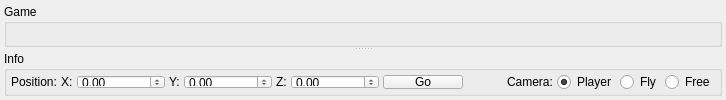
      <widget class="QWidget" name="widget_display" native="true">
       <property name="minimumSize">
        <size>
         <width>0</width>
         <height>0</height>
        </size>
       </property>
       <layout class="QVBoxLayout" name="verticalLayout_9">
        <property name="spacing">
         <number>4</number>
        </property>
        <property name="margin">
         <number>4</number>
        </property>
        <item>
         <widget class="QSplitter" name="splitter_9">
          <property name="orientation">
           <enum>Qt::Vertical</enum>
          </property>
          <widget class="QGroupBox" name="groupBox_game">
           <property name="minimumSize">
            <size>
             <width>0</width>
             <height>0</height>
            </size>
           </property>
           <property name="title">
            <string>Game</string>
           </property>
           <layout class="QHBoxLayout" name="horizontalLayout_17">
            <property name="margin">
             <number>2</number>
            </property>
           </layout>
          </widget>
          <widget class="QGroupBox" name="groupBox_view">
           <property name="maximumSize">
            <size>
             <width>16777215</width>
             <height>45</height>
            </size>
           </property>
           <property name="title">
            <string>Info</string>
           </property>
           <layout class="QGridLayout" name="gridLayout_6">
            <property name="margin">
             <number>4</number>
            </property>
            <property name="spacing">
             <number>4</number>
            </property>
            <item row="0" column="0">
             <widget class="QLabel" name="label_info_pos_t">
              <property name="text">
               <string>Position:</string>
              </property>
             </widget>
            </item>
            <item row="0" column="1">
             <widget class="QLabel" name="label_info_posx">
              <property name="text">
               <string>X:</string>
              </property>
             </widget>
            </item>
            <item row="0" column="2">
             <widget class="QDoubleSpinBox" name="doubleSpinBox_info_posx">
              <property name="minimum">
               <double>-100000.000000000000000</double>
              </property>
              <property name="maximum">
               <double>100000.000000000000000</double>
              </property>
             </widget>
            </item>
            <item row="0" column="3">
             <widget class="QLabel" name="label_info_posx_2">
              <property name="text">
               <string>Y:</string>
              </property>
             </widget>
            </item>
            <item row="0" column="4">
             <widget class="QDoubleSpinBox" name="doubleSpinBox_info_posy">
              <property name="minimum">
               <double>-100000.000000000000000</double>
              </property>
              <property name="maximum">
               <double>100000.000000000000000</double>
              </property>
             </widget>
            </item>
            <item row="0" column="5">
             <widget class="QLabel" name="label_info_posx_3">
              <property name="text">
               <string>Z:</string>
              </property>
             </widget>
            </item>
            <item row="0" column="6">
             <widget class="QDoubleSpinBox" name="doubleSpinBox_info_posz">
              <property name="minimum">
               <double>-100000.000000000000000</double>
              </property>
              <property name="maximum">
               <double>100000.000000000000000</double>
              </property>
             </widget>
            </item>
            <item row="0" column="7">
             <widget class="QPushButton" name="pushButton_info_go">
              <property name="text">
               <string>Go</string>
              </property>
              <property name="icon">
               <iconset resource="editor.qrc">
                <normaloff>:/Editor/Resources/icons/PNG/onebit_10.png</normaloff>:/Editor/Resources/icons/PNG/onebit_10.png</iconset>
              </property>
             </widget>
            </item>
            <item row="0" column="8">
             <spacer name="horizontalSpacer_9">
              <property name="orientation">
               <enum>Qt::Horizontal</enum>
              </property>
              <property name="sizeType">
               <enum>QSizePolicy::MinimumExpanding</enum>
              </property>
              <property name="sizeHint" stdset="0">
               <size>
                <width>40</width>
                <height>20</height>
               </size>
              </property>
             </spacer>
            </item>
            <item row="0" column="9">
             <widget class="QLabel" name="label_info_viewtype">
              <property name="text">
               <string>Camera:</string>
              </property>
             </widget>
            </item>
            <item row="0" column="10">
             <widget class="QRadioButton" name="radioButton_info_player">
              <property name="text">
               <string>Player</string>
              </property>
              <property name="checked">
               <bool>true</bool>
              </property>
             </widget>
            </item>
            <item row="0" column="12">
             <widget class="QRadioButton" name="radioButton_info_free">
              <property name="text">
               <string>Free</string>
              </property>
             </widget>
            </item>
            <item row="0" column="11">
             <widget class="QRadioButton" name="radioButton_info_fly">
              <property name="text">
               <string>Fly</string>
              </property>
             </widget>
            </item>
           </layout>
          </widget>
         </widget>
        </item>
       </layout>
      </widget>
